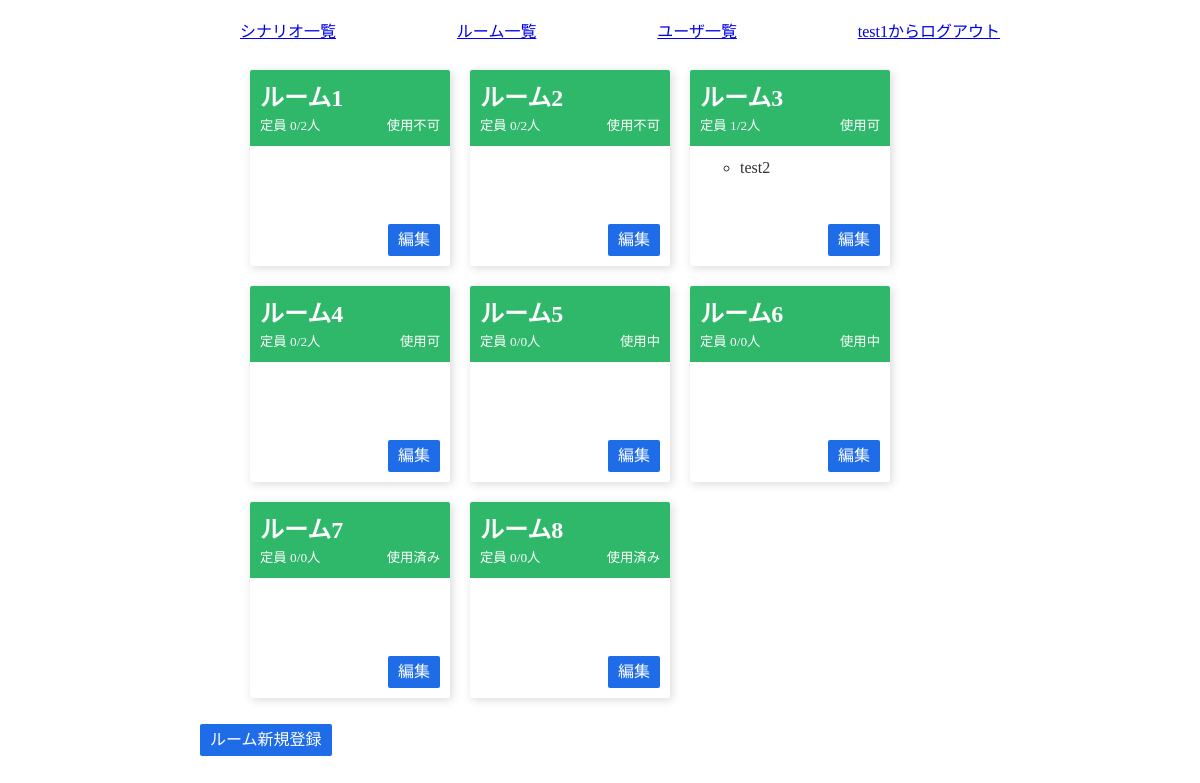
The page /rooms/ (signed in) on the database as committed earlier.
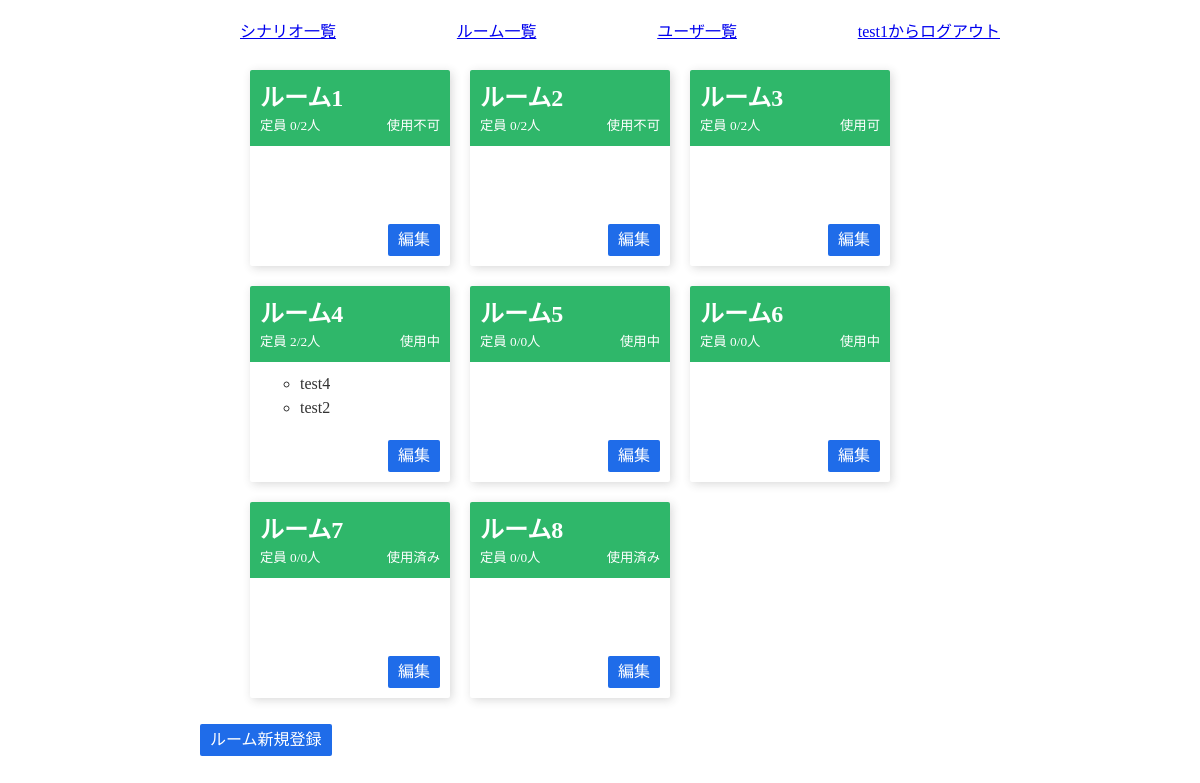
The same page on the database as committed later.
### flaskr/models/user.py (models this page shows, shortened)
class User(db.Model):
    __tablename__ = "users"
    id        = db.Column("id",       db.Integer,     primary_key=True)
    name      = db.Column("name",     db.String(100), nullable=False, unique=True)
    role      = db.Column("role",     db.Enum(Role),  nullable=False,              default=Role.NORMAL)
    _password = db.Column("password", db.String(100), nullable=False)
    messages  = db.relationship("Message", backref="user", lazy=True)
    def _get_password(self):
        return self._password
    def _set_password(self, password):
        password = self.validate_password("password", password)
        if password:
            password = password.strip()
        self._password = generate_password_hash(password)
    password_descriptor = property(_get_password, _set_password)
    password = synonym("_password", descriptor=password_descriptor)
    def is_admin(self):
        return self.role == Role.ADMIN

### flaskr/models/room.py (models this page shows, shortened)
class Room(db.Model):
    __tablename__ = "rooms"
    id      = db.Column("id",      db.Integer,      primary_key=True)
    hash_id = db.Column("hash_id", db.String(100),  nullable=False,   default=generate_hash_id)
    name    = db.Column("name",    db.String(100),  nullable=False,   default="")
    status  = db.Column("status",  db.Enum(Status), nullable=False,   default=Status.UNAVAILABLE)
    scenarios = db.relationship("Scenario", secondary=room_scenarios, lazy="subquery", backref=db.backref("rooms", lazy=True))
    users     = db.relationship("User",     secondary=room_users,     lazy="subquery", backref=db.backref("rooms", lazy=True))
    messages  = db.relationship("Message", backref="rooms", lazy=True)
    def capacity(self):
        scenarios = self.scenarios
        return len(scenarios)

### flaskr/views/rooms.py (the view, shortened to what this page needs)
@bp.route("/")
@login_required
def index():
    user = g.user
    if user.is_admin():
        rooms = Room.query.all()
    return render_template("rooms/index.html", rooms=rooms)

### flaskr/models/room.py (called while the page is built)
    def to_text(self):
        if self == Status.UNAVAILABLE:
            return "使用不可"
        if self == Status.AVAILABLE:
            return "使用可"
        if self == Status.OCCUPIED:
            return "使用中"
        if self == Status.USED:
            return "使用済み"

### flaskr/views/__init__.py (called while the page is built)
def login_required(f):
    @wraps(f)
    def decorated_view(*args, **kwargs):
        if g.user is None:
            return redirect(url_for("auth.login", next=request.path))
        return f(*args, **kwargs)
    return decorated_view

def load_user():
    user_id = session.get("user_id")
    if user_id is None:
        g.user = None
    else:
        g.user = User.query.get(user_id)

### flaskr/templates/rooms/index.html
{% extends "layout.html" %}
{% block body %}
  <ol class="rooms">
  {% for room in rooms %}
    <li class="card">
      {% if g.user.is_admin() %}
        <a href={{ url_for('rooms.show', hash_id=room.hash_id) }}>
      {% else %}
        <a href={{ url_for('rooms.show', hash_id=room.hash_id) }} onclick="return confirm('このルームに入室しますか？')">
      {% endif %}
        <header class="header">
          <h2 class="title">{{ room.name }}</h2>
          <div class="flex_spacebetween">
            <small>定員 {{ room.users|length }}/{{ room.capacity() }}人</small>
            <small>{{ room.status.to_text() }}</small>
          </div>
        </header>
        <div class="body">
          <ul>
            {% for user in room.users %}
            <li>{{ user.name }}</li>
            {% endfor %}
          </ul>
        </div>
        {% if g.user.is_admin() %}
          <form action="{{ url_for('rooms.edit', hash_id=room.hash_id) }}">
            <input type="submit" value="編集" class="button">
          </form>
        {% endif %}
      </a>
    </li>
  {% else %}
    <li>ルームがありません。</li>
  {% endfor %}
  </ol>
  {% if g.user.is_admin() %}
    <a class="button" href="{{ url_for('rooms.create') }}">ルーム新規登録</a>
  {% endif %}
{% endblock %}

### flaskr/templates/layout.html (shortened to what this page needs)
<!DOCTYPE html>
<html lang="ja">
<head>
  <link rel=stylesheet type=text/css href="{{ url_for('static', filename='style.css') }}">
</head>
<body>
<div class="page">
  <nav class="global_nav">
    <ol>
      {% if session.user_id %}
        {% if g.user.is_admin() %}
          <li><a href="{{ url_for('scenarios.index') }}">シナリオ一覧</a></li>
          <li><a href="{{ url_for('rooms.index') }}">ルーム一覧</a></li>
          <li><a href="{{ url_for('users.index') }}">ユーザ一覧</a></li>
        {% else %}
          <li><a href="{{ url_for('rooms.index') }}">ルーム一覧</a></li>
        {% endif %}
        <li><a href="{{ url_for('auth.logout') }}">{{ g.user.name }}からログアウト</a></li>
      {% else %}
        <li><a href="{{ url_for('auth.login') }}">ログイン</a></li>
        <li><a href="{{ url_for('users.create') }}">ユーザ新規登録</a></li>
      {% endif %}
    </ol>
  </nav>
  {% block body %}{% endblock %}
</div>
</body>
</html>

### flaskr/static/style.css (style rules this page uses)
:root { --color--white: #FFFFFF; --color--black: #333333; --color--gray: #EFEFEF; --color--green: #2FB76A; --color--blue: #1F6CE9; --color--lightblue: #66CDEF; --color--darkblue: #1B59BE; --color--red: #F33A3A; --color--darkred: #BE1414; --coloralpha--black: #3333332F; }
*, *::before, *::after { box-sizing: border-box; }
body { color: var(--color--black); }
.flex_spacebetween { display: flex; justify-content: space-between; }
.button { -webkit-appearance: button; -moz-appearance: button; appearance: button; text-decoration: none; color: initial; cursor: pointer; padding: 4px 10px; background: var(--color--blue); color: var(--color--white); border: 0; border-radius: 2px; }
.page { max-width: 800px; margin: 20px auto; }
.global_nav ol { width: 100%; display: flex; justify-content: space-between; list-style: none; }
.rooms { display: flex; flex-wrap: wrap; list-style: none; }
.card { width: 200px; margin: 10px; border-radius: 2px; overflow: hidden; box-shadow: 2px 2px 10px var(--coloralpha--black); position: relative; }
.card .header { background: var(--color--green); padding: 10px; color: var(--color--white); }
.card .body { margin: 10px; min-height: 100px; }
.card a { text-decoration: none; color: inherit; }
.card .button { position: absolute; right: 10px; bottom: 10px; }

Rows that differ between the two databases and show on the page:
changed Room "ルーム3": users|length "1" → "0"; loses User (name "test2")
changed Room "ルーム4": gains User (name "test4"); users|length "0" → "2"; status.to_text "使用可" → "使用中"; gains User (name "test2")
